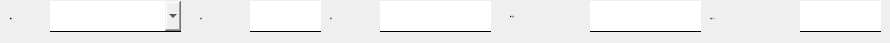
   <widget class="QWidget" name="page_vav_terminal_info">
    <widget class="QLineEdit" name="lineEdit_vav_brand">
     <property name="geometry">
      <rect>
       <x>250</x>
       <y>1</y>
       <width>71</width>
       <height>31</height>
      </rect>
     </property>
     <property name="font">
      <font>
       <family>黑体</family>
       <pointsize>-1</pointsize>
      </font>
     </property>
     <property name="styleSheet">
      <string notr="true">border:none;
border-bottom:1px solid black;
</string>
     </property>
    </widget>
    <widget class="QLabel" name="label_46">
     <property name="geometry">
      <rect>
       <x>10</x>
       <y>3</y>
       <width>51</width>
       <height>31</height>
      </rect>
     </property>
     <property name="font">
      <font>
       <family>黑体</family>
       <pointsize>-1</pointsize>
      </font>
     </property>
     <property name="text">
      <string>编号:</string>
     </property>
    </widget>
    <widget class="QLabel" name="label_47">
     <property name="geometry">
      <rect>
       <x>330</x>
       <y>3</y>
       <width>51</width>
       <height>31</height>
      </rect>
     </property>
     <property name="font">
      <font>
       <family>黑体</family>
       <pointsize>-1</pointsize>
      </font>
     </property>
     <property name="text">
      <string>型号:</string>
     </property>
    </widget>
    <widget class="QLineEdit" name="lineEdit_vav_model">
     <property name="geometry">
      <rect>
       <x>380</x>
       <y>1</y>
       <width>111</width>
       <height>31</height>
      </rect>
     </property>
     <property name="font">
      <font>
       <family>黑体</family>
       <pointsize>-1</pointsize>
      </font>
     </property>
     <property name="styleSheet">
      <string notr="true">border:none;
border-bottom:1px solid black;
</string>
     </property>
    </widget>
    <widget class="QComboBox" name="comboBox_vav_num">
     <property name="geometry">
      <rect>
       <x>50</x>
       <y>1</y>
       <width>131</width>
       <height>31</height>
      </rect>
     </property>
     <property name="font">
      <font>
       <family>黑体</family>
       <pointsize>-1</pointsize>
      </font>
     </property>
     <property name="styleSheet">
      <string notr="true">border:none;
border-bottom:1px solid black;</string>
     </property>
    </widget>
    <widget class="QLabel" name="label_48">
     <property name="geometry">
      <rect>
       <x>200</x>
       <y>3</y>
       <width>51</width>
       <height>31</height>
      </rect>
     </property>
     <property name="font">
      <font>
       <family>黑体</family>
       <pointsize>-1</pointsize>
      </font>
     </property>
     <property name="text">
      <string>品牌:</string>
     </property>
    </widget>
    <widget class="QLineEdit" name="lineEdit_vav_angle">
     <property name="geometry">
      <rect>
       <x>590</x>
       <y>1</y>
       <width>111</width>
       <height>31</height>
      </rect>
     </property>
     <property name="font">
      <font>
       <family>黑体</family>
       <pointsize>-1</pointsize>
      </font>
     </property>
     <property name="styleSheet">
      <string notr="true">border:none;
border-bottom:1px solid black;
</string>
     </property>
    </widget>
    <widget class="QLabel" name="label_49">
     <property name="geometry">
      <rect>
       <x>510</x>
       <y>1</y>
       <width>81</width>
       <height>31</height>
      </rect>
     </property>
     <property name="font">
      <font>
       <family>黑体</family>
       <pointsize>-1</pointsize>
      </font>
     </property>
     <property name="text">
      <string>阀门开度:</string>
     </property>
    </widget>
    <widget class="QLineEdit" name="lineEdit_vav_fan">
     <property name="geometry">
      <rect>
       <x>800</x>
       <y>1</y>
       <width>81</width>
       <height>31</height>
      </rect>
     </property>
     <property name="font">
      <font>
       <family>黑体</family>
       <pointsize>-1</pointsize>
      </font>
     </property>
     <property name="styleSheet">
      <string notr="true">border:none;
border-bottom:1px solid black;
</string>
     </property>
    </widget>
    <widget class="QLabel" name="label_50">
     <property name="geometry">
      <rect>
       <x>710</x>
       <y>3</y>
       <width>91</width>
       <height>31</height>
      </rect>
     </property>
     <property name="font">
      <font>
       <family>黑体</family>
       <pointsize>-1</pointsize>
      </font>
     </property>
     <property name="frameShadow">
      <enum>QFrame::Plain</enum>
     </property>
     <property name="text">
      <string>风量(m³/h):</string>
     </property>
    </widget>
   </widget>
